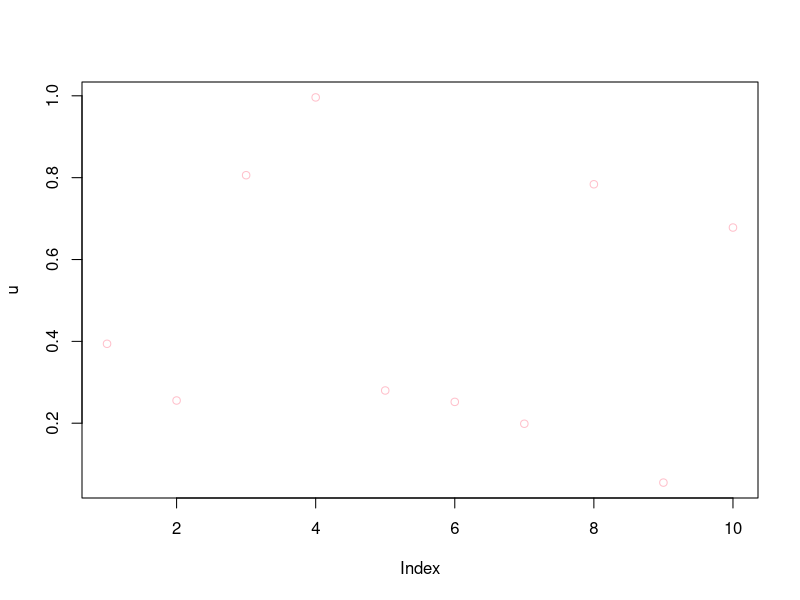
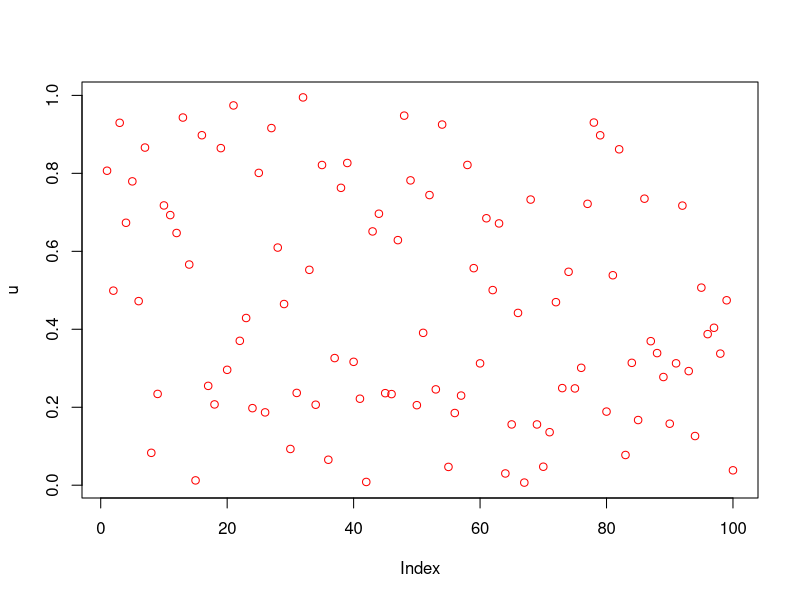
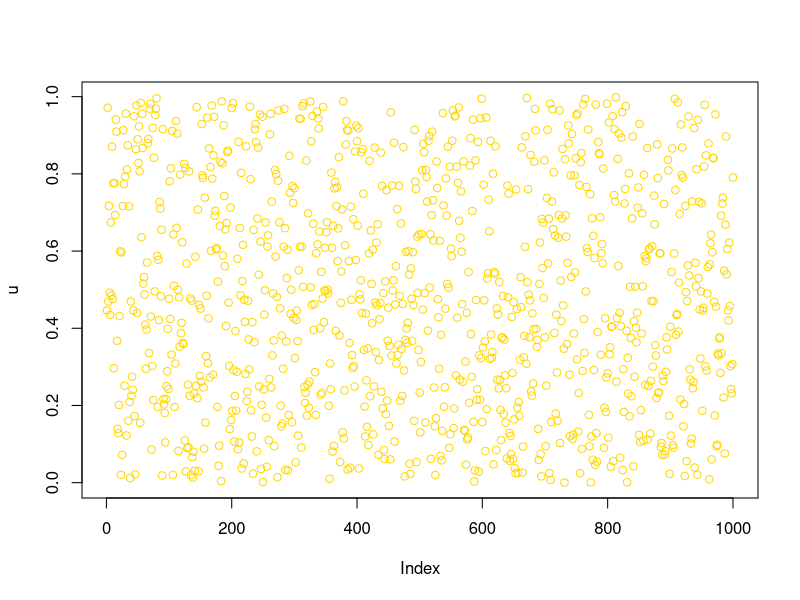
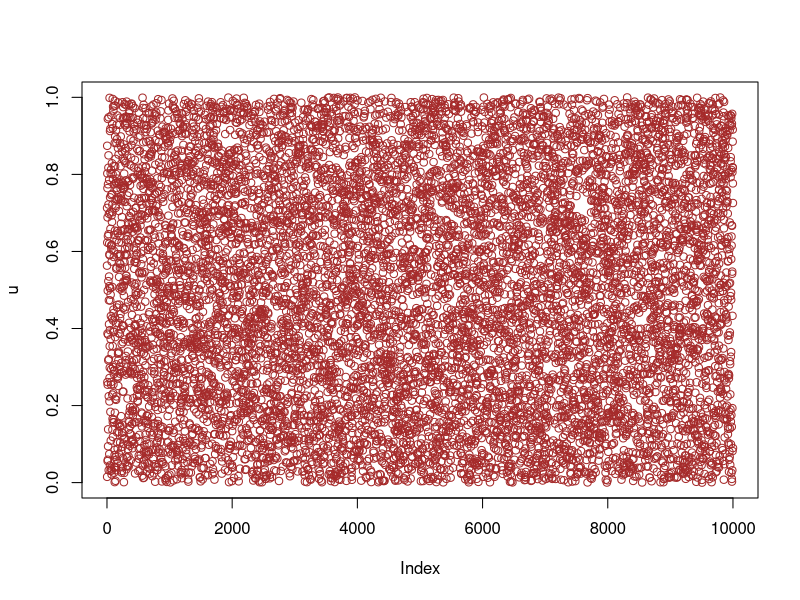
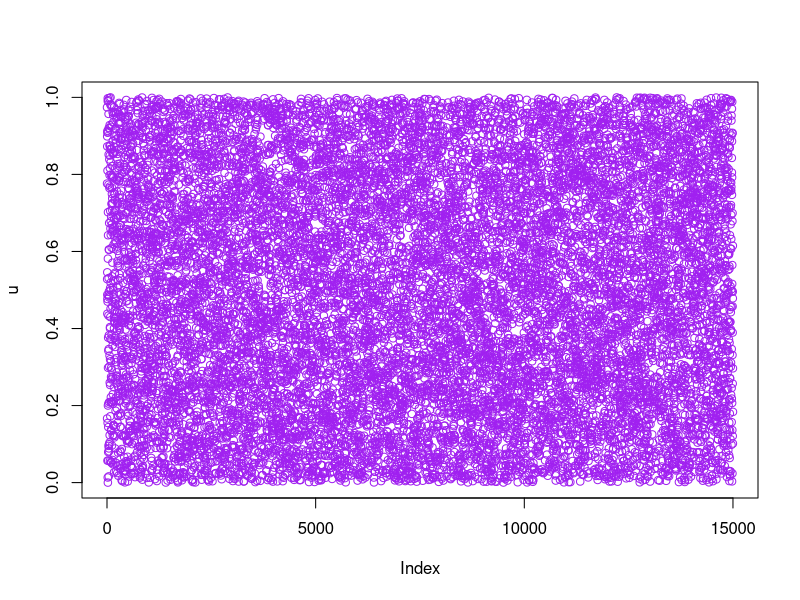
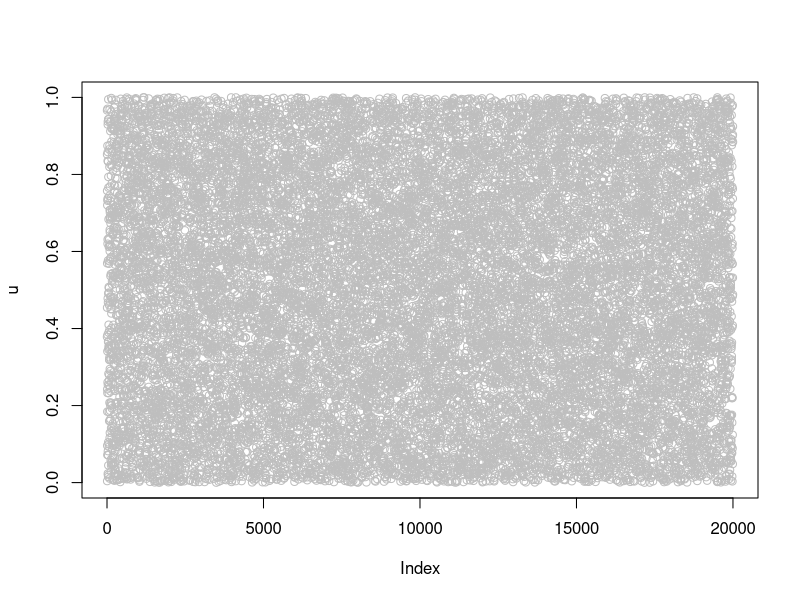
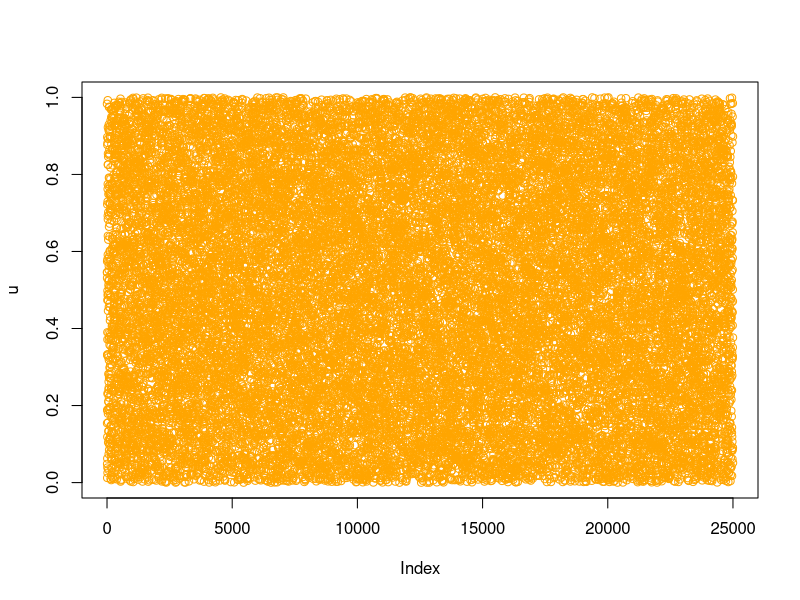
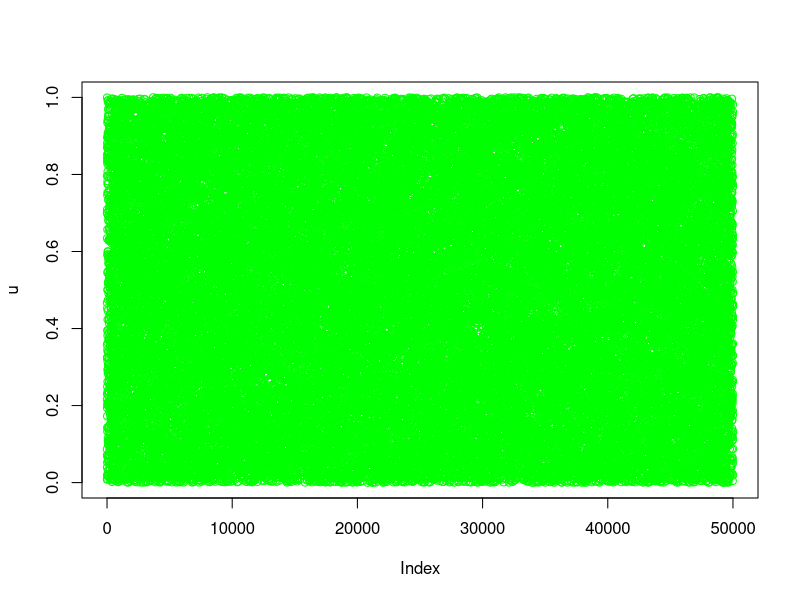

Recreate these plots in R, in order.
## ---- chunk 1
knitr::opts_chunk$set(echo = TRUE)
## ---- chunk 2
u<- runif(10, 0,1);head (u, 20)
plot(u, col="pink")

## ---- chunk 3
u<- runif(100, 0,1);head (u, 20)
plot(u, col="red")

## ---- chunk 4
u<- runif(1000, 0,1);head (u, 20)
plot(u, col="gold")

## ---- chunk 5
u<- runif(10000, 0,1);head (u, 20)
plot(u, col="brown")

## ---- chunk 6
u<- runif(15000, 0,1);head (u, 20)
plot(u, col="purple")

## ---- chunk 7
u<- runif(20000, 0,1);head (u, 20)
plot(u, col="gray")

## ---- chunk 8
u<- runif(25000, 0,1);head (u, 20)
plot(u, col="orange")

## ---- chunk 9
u<- runif(50000, 0,1);head (u, 20)
plot(u, col="green")
## ---- chunk 10
u<- runif(1000000, 0,1);head (u, 20)
plot(u, col="gray")

## ---- chunk 11
muestra1 <- sample(u, 100, replace=
                     FALSE)
plot(muestra1,
     main= "Muestra de tamaño
     100",
     xlab="Uniformes(0,1)",
     col="purple")

## ---- chunk 12
colores_morados <- colorRampPalette(c("#F2EBF7", "#673AB7"))(20) # De morado claro a oscuro
hist(u, col = colores_morados, main = "Números aleatorios uniformes ")
## ---- chunk 13
hist(muestra1,  col="orange",
     main="Histograma de muestra 1")
## ---- chunk 14
muestra2 <- sample(u, 250, replace=
                     FALSE)
plot(muestra2,
     main= "Muestra de tamaño
     250",
     xlab="Uniformes(0,1)",
     col="red")

## ---- chunk 15
colores_rojos <- colorRampPalette(c("#FFCCCB", "#8B0000"))(20) # De rojo claro a oscuro
hist(u, col = colores_rojos, main = "Números aleatorios uniformes ")
## ---- chunk 16
hist(muestra2,  col="orange",
     main = "Histograma de muestra 2")
## ---- chunk 17
u<- rnorm(10, 0,1);head (u, 20)
plot(u, col="pink")

## ---- chunk 18
u<- rnorm(100, 0,1);head (u, 20)
plot(u, col="gold")

## ---- chunk 19
u<- rnorm(1000, 0,1);head (u, 20)
plot(u, col="brown")

## ---- chunk 20
u<- rnorm(10000, 0,1);head (u, 20)
plot(u, col="purple")

## ---- chunk 21
u<- rnorm(15000, 0,1);head (u, 20)
plot(u, col="red")

## ---- chunk 22
u<- rnorm(20000, 0,1);head (u, 20)
plot(u, col="gray")

## ---- chunk 23
u<- rnorm(25000, 0,1);head (u, 20)
plot(u, col="orange")

## ---- chunk 24
u<- rnorm(50000, 0,1);head (u, 20)
plot(u, col="green")

## ---- chunk 25
u<- rnorm(1000000, 0,1);head (u, 20)
plot(u, col="red")

## ---- chunk 26
muestra1 <- sample(u, 100, replace=
                     FALSE)
plot(muestra1,
     main= "Muestra de tamaño
     100",
     xlab="Uniformes(0,1)",
     col="pink")

## ---- chunk 27
colores_rosas <- colorRampPalette(c("#FFE4E1", "#FF69B4"))(20)
hist(u, col = colores_rosas, main = "Números aleatorios normales")
## ---- chunk 28
hist(muestra1,  col="red",
     main="Histograma de muestra 1")
## ---- chunk 29
muestra2 <- sample(u, 250, replace=
                     FALSE)
plot(muestra2,
     main= "Muestra de tamaño
     250",
     xlab="Uniformes(0,1)",
     col="green")

## ---- chunk 30
colores_verdes <- colorRampPalette(c("#E8F5E8", "#006400"))(20)
hist(u, col = colores_verdes, main = "Números aleatorios normales")
## ---- chunk 31
hist(muestra2,  col="gold",
     main="Histograma de muestra 2 ")
